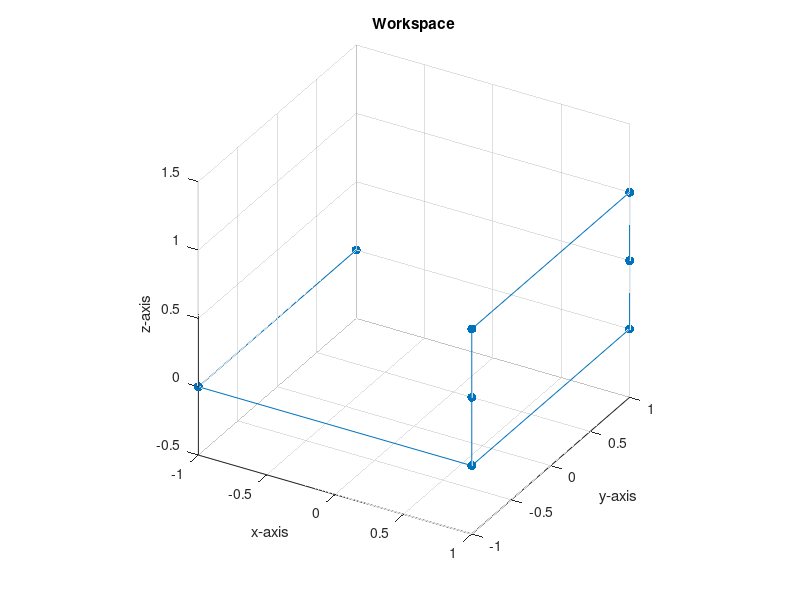

Write the MATLAB code that produced this figure.
%% ME 557: Project, Define Letter U Points.

%Clear Everything
clear
close all
clc

%% Define the Letter Points.

%Define the letter piecewise.
xs = [-1 -1 1 1 1 1 1 1 1];
ys = [1 -1 -1 -1 -1 1 1 1 -1];
zs = [0 0 0 0.5 1 1 0.5 0 0];

%Store the points in a matrix.
Lpts = [xs; ys; zs];

%% Plot the Letter Points.

%Plot the Letter Points.
figure, hold on, grid on
plot3(Lpts(1, :), Lpts(2, :), Lpts(3, :), '.-', 'Markersize', 20)
title('Workspace')
xlabel('x-axis'), ylabel('y-axis'), zlabel('z-axis')
view(30, 30), rotate3d on,
axis equal

%% Write out the Data Points.

%Write out the letter data points.
dlmwrite('C:\Users\USER\Documents\Coursework\MSME\Year1\Winter2018\ME557_IntroToRobotics\Project\LetterPoints\LetterPts_U.txt', Lpts)
